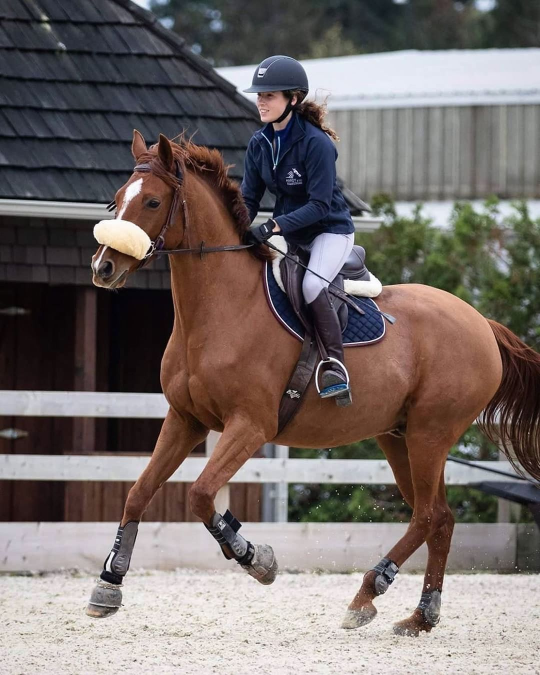
#> input picture Solutions/Lab 3 (Chapter 2.2)/II - Bài tập thực hành/Exercise 2/images/horse.jpg, 1080 x 1350 px (shown at 1/2 size)
$ jupyter execute lab3_ex2_canny_edge_detection.ipynb
#> lines starting #> are read from the running program, lines starting #| are printed output that depends on the picture
[cell 1]
import cv2
import matplotlib.pyplot as plt

[cell 2]
image = cv2.imread("./images/horse.jpg", cv2.IMREAD_GRAYSCALE)
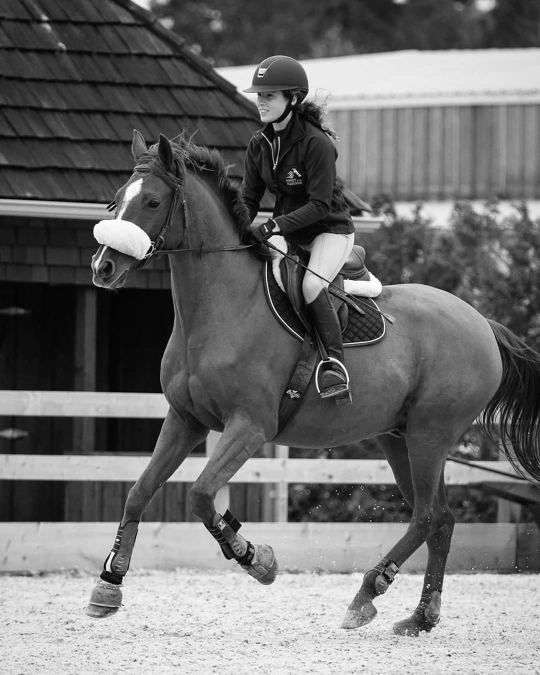
#> image: shape (1350, 1080) (shown at 1/2 size); min 0, max 255, mean 109.2

plt.figure(figsize=(5, 5))
plt.imshow(image, cmap="gray")
plt.title("Original")
plt.axis("off")
plt.show()

Ta dùng một cấu hình baseline thường gặp: blur nhẹ + Canny thresholds trung bình.

[cell 3]
# So sánh với giá trị mặc định (baseline)

# Mặc định (baseline)
sigma_default = 1.0
low_default = 50
high_default = 150

# Thử nghiệm (bạn đổi 3 giá trị này)
sigma = 3.0
low_threshold = 25
high_threshold = 75

# Default result
blurred_def = cv2.GaussianBlur(image, ksize=(0, 0), sigmaX=sigma_default, sigmaY=sigma_default)
edges_def = cv2.Canny(blurred_def, low_default, high_default)
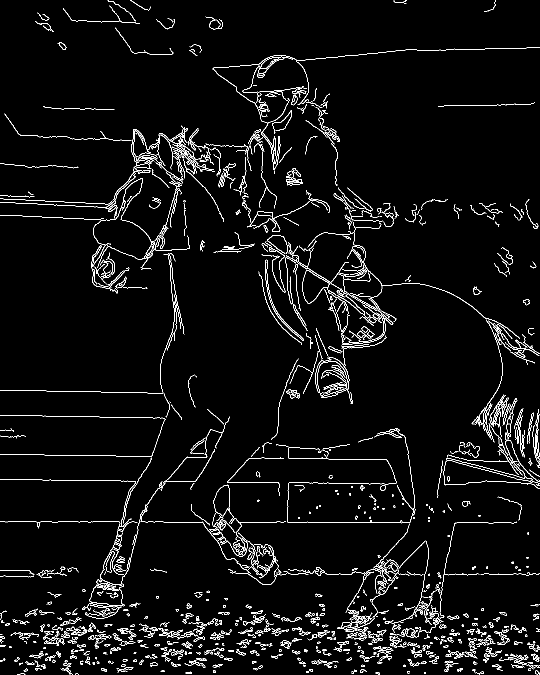
#> edges_def: shape (1350, 1080) (shown at 1/2 size); 3.9% white in thin lines or dots

# New result
blurred_new = cv2.GaussianBlur(image, ksize=(0, 0), sigmaX=sigma, sigmaY=sigma)
edges_new = cv2.Canny(blurred_new, low_threshold, high_threshold)
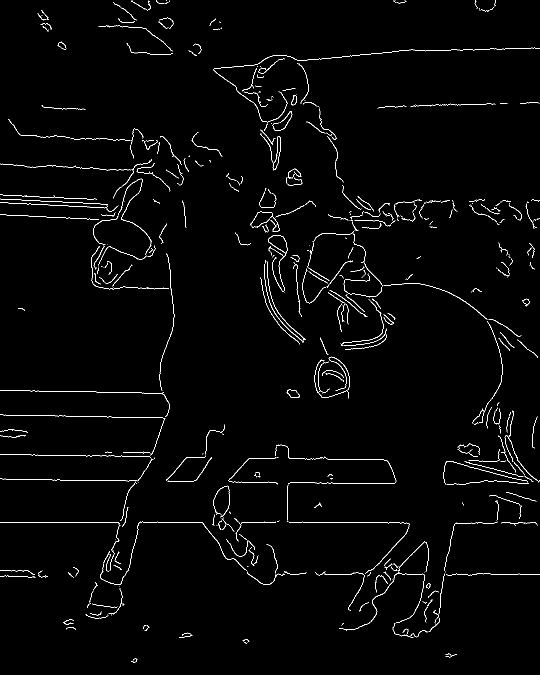
#> edges_new: shape (1350, 1080) (shown at 1/2 size); 1.7% white in thin lines or dots

plt.figure(figsize=(10, 4))
plt.subplot(1, 2, 1)
plt.imshow(edges_def, cmap="gray")
plt.title(f"Default\nσ={sigma_default}, T=({low_default},{high_default})")
plt.axis("off")

plt.subplot(1, 2, 2)
plt.imshow(edges_new, cmap="gray")
plt.title(f"New\nσ={sigma}, T=({low_threshold},{high_threshold})")
plt.axis("off")

plt.tight_layout()
plt.show()
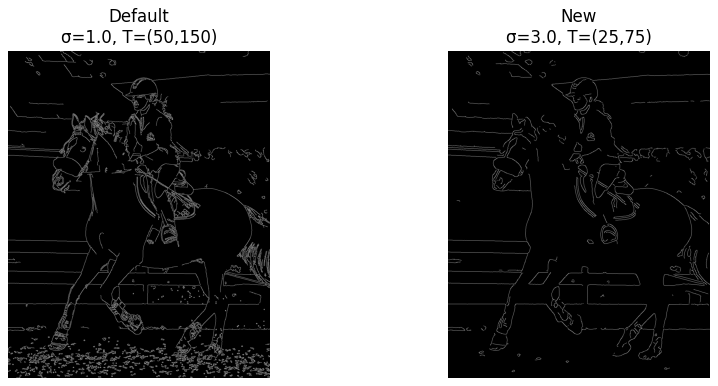
#> figure drawn by matplotlib, 2 panels

Giữ nguyên threshold như baseline, chỉ thay σ = 1, 2, 3 để thấy xu hướng “σ tăng → biên giảm”.

[cell 4]
# Giữ ngưỡng cố định, thay đổi sigma
sigmas = [0.5, 1.0, 2.0, 3.0]

low_threshold = 50
high_threshold = 150

n_cols = 2
n_rows = 2
plt.figure(figsize=(4 * n_cols, 4 * n_rows))
for i, sigma in enumerate(sigmas):
    blurred = cv2.GaussianBlur(image, ksize=(0, 0), sigmaX=sigma, sigmaY=sigma)
    edges = cv2.Canny(blurred, low_threshold, high_threshold)

    plt.subplot(n_rows, n_cols, i + 1)
    plt.imshow(edges, cmap="gray")
    plt.title(f"σ={sigma}\nT=({low_threshold},{high_threshold})")
    plt.axis("off")
#> this loop made 4 passes
#> pass 1, `edges = cv2.Canny(blurred, low_threshold, high_threshold)`:
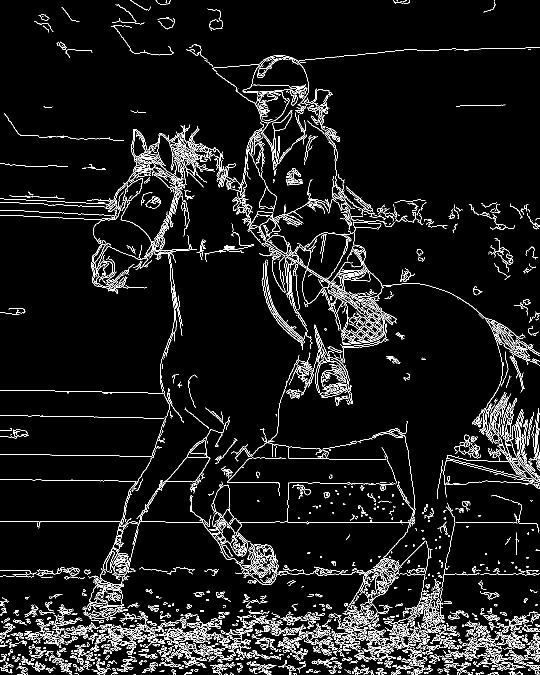
#> edges: shape (1350, 1080) (shown at 1/2 size); 6.4% white in thin lines or dots

plt.suptitle("Canny: fixed thresholds, varying σ")
plt.tight_layout()
plt.show()
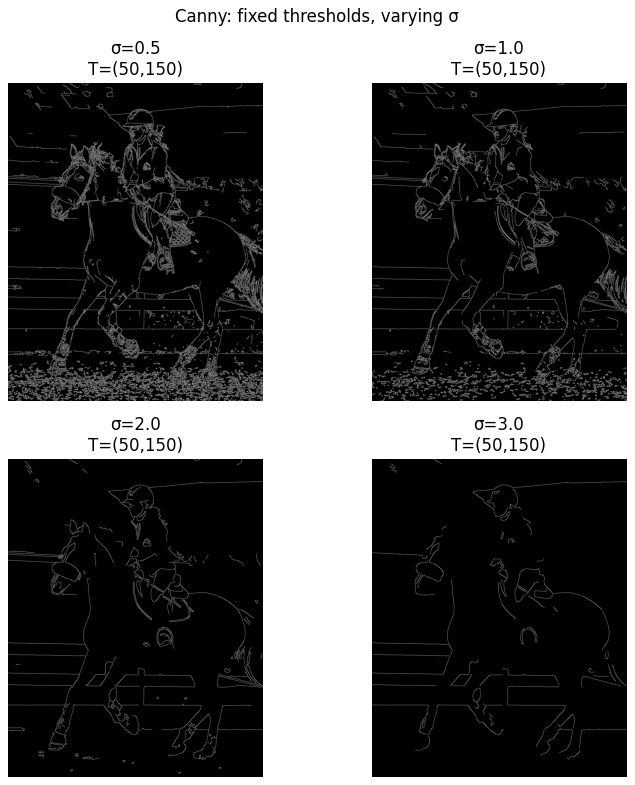
#> figure drawn by matplotlib, 4 panels

[cell 5]
# Giữ sigma cố định, thay đổi ngưỡng (low/high)
sigma = 1.5

thresholds = [
    (25, 55),
    (70, 120),
    (150, 210),
    (200, 250),
]

n_cols = 2
n_rows = (len(thresholds) + n_cols - 1) // n_cols
plt.figure(figsize=(4 * n_cols, 4 * n_rows))
blurred = cv2.GaussianBlur(image, ksize=(0, 0), sigmaX=sigma, sigmaY=sigma)

for i, (low_threshold, high_threshold) in enumerate(thresholds):
    edges = cv2.Canny(blurred, low_threshold, high_threshold)

    plt.subplot(n_rows, n_cols, i + 1)
    plt.imshow(edges, cmap="gray")
    plt.title(f"σ={sigma}\nT=({low_threshold},{high_threshold})")
    plt.axis("off")
#> this loop made 4 passes
#> pass 1, `edges = cv2.Canny(blurred, low_threshold, high_threshold)`:
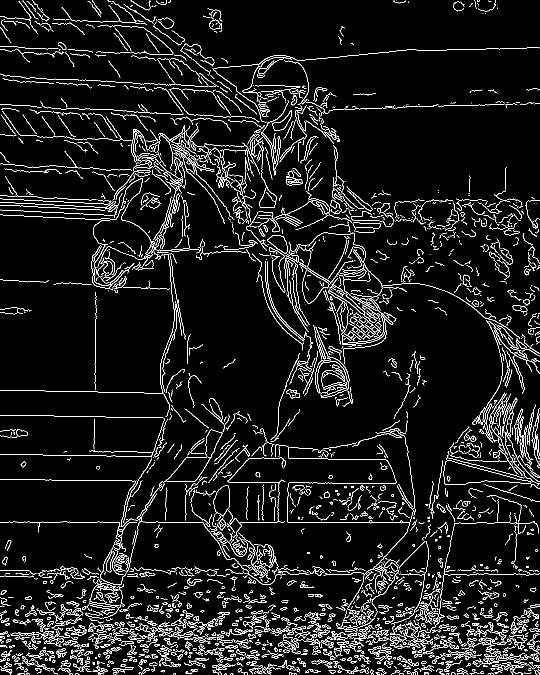
#> edges: shape (1350, 1080) (shown at 1/2 size); 6.7% white in thin lines or dots

plt.suptitle("Canny: fixed σ, varying thresholds")
plt.tight_layout()
plt.show()
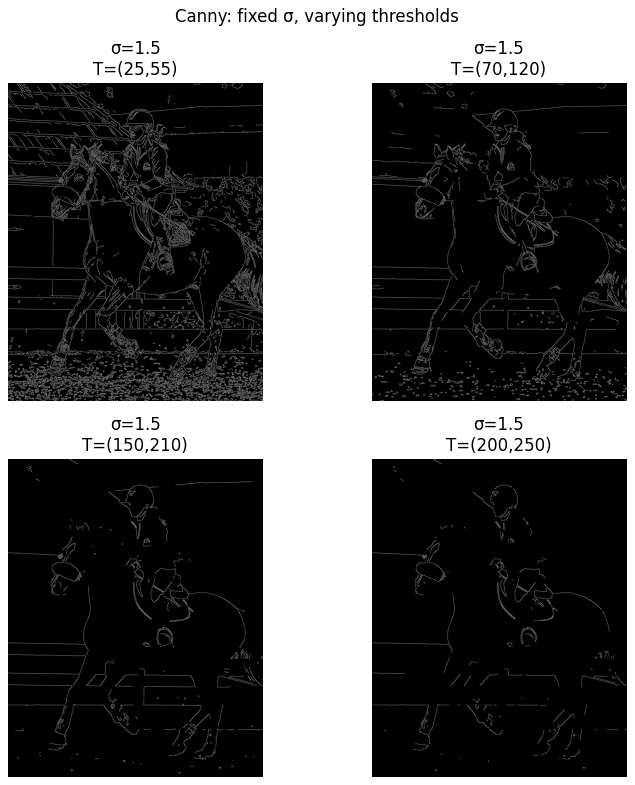
#> figure drawn by matplotlib, 4 panels

[cell 6]
# Thay đổi cả sigma và ngưỡng, theo dõi ảnh hưởng lên ảnh
configs = [
    # (sigma, low, high)
    (1.0, 50, 150),
    (1.0, 25, 55),
    (1.0, 150, 220),
    (2.0, 50, 150),
    (2.0, 25, 60),
    (3.0, 50, 150),
    (3.0, 25, 60),
    (3.0, 150, 220),
]

n_cols = 2
n_rows = (len(configs) + n_cols - 1) // n_cols
plt.figure(figsize=(4 * n_cols, 4 * n_rows))
for i, (sigma, low_threshold, high_threshold) in enumerate(configs):
    blurred = cv2.GaussianBlur(image, ksize=(0, 0), sigmaX=sigma, sigmaY=sigma)
    edges = cv2.Canny(blurred, low_threshold, high_threshold)

    plt.subplot(n_rows, n_cols, i + 1)
    plt.imshow(edges, cmap="gray")
    plt.title(f"σ={sigma}\nT=({low_threshold},{high_threshold})")
    plt.axis("off")
#> this loop made 8 passes
#> pass 2, `edges = cv2.Canny(blurred, low_threshold, high_threshold)`:
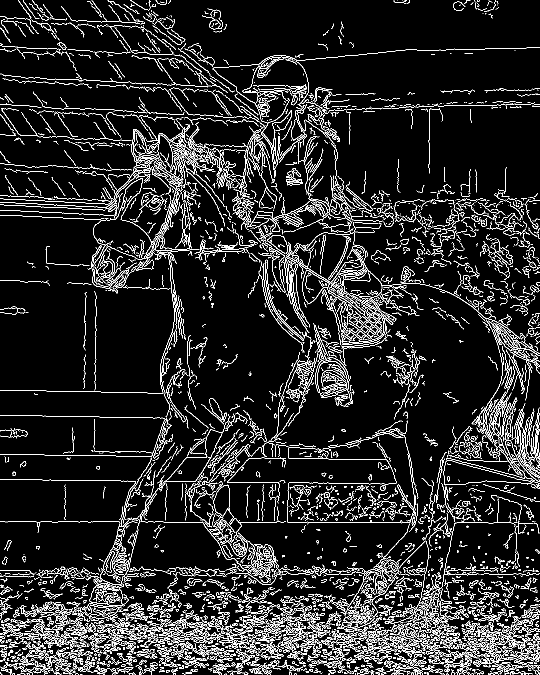
#> edges: shape (1350, 1080) (shown at 1/2 size); 9.7% white in thin lines or dots

plt.suptitle("Canny: varying σ and thresholds")
plt.tight_layout()
plt.show()
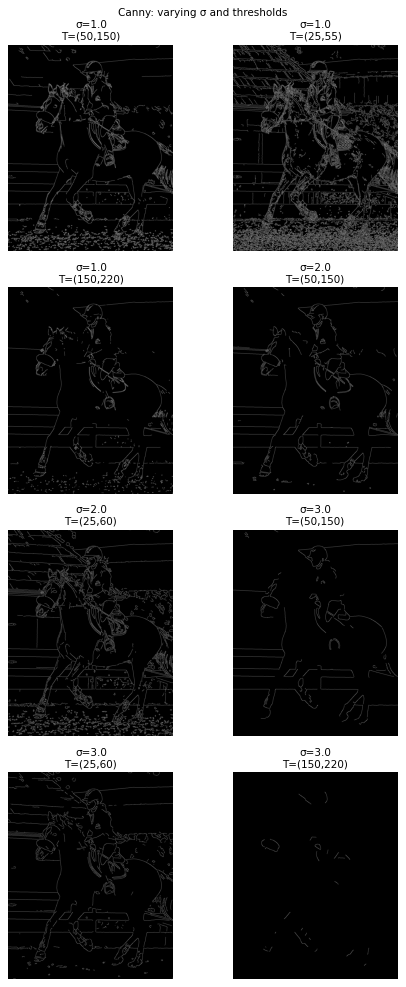
#> figure drawn by matplotlib, 8 panels
